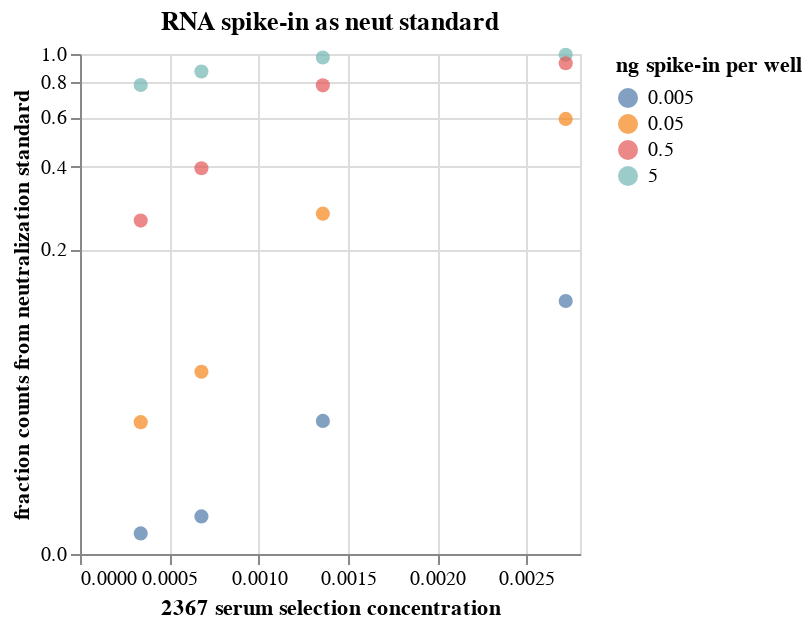

Notebook code cell kept with this figure:
### Code cell
neut_counts_spikein = neut_counts.loc[neut_counts['neut_std'] == 'spike-in']

frac_neut_standard_chart = (
    alt.Chart(neut_counts, title='RNA spike-in as neut standard')
    .encode(
        x=alt.X("selection_concentration", 
                title="2367 serum selection concentration"
               ),
        y=alt.Y(
            "frac_counts",
            title="fraction counts from neutralization standard",
            scale=alt.Scale(type="symlog", constant=0.02, domainMax=1),
        ),
        
        color=alt.Color('ng_spike-in:N', 
                        legend=alt.Legend(orient="right", title='ng spike-in per well'))
    )
    .mark_point(filled=True, size=50, opacity=0.7)
    .properties(width=250, height=250)
)

frac_neut_standard_chart

### Figure 1 — Vega-Lite specification as saved in the notebook (floating-point values rounded to 4 significant figures)
{"config": {"view": {"continuousWidth": 300, "continuousHeight": 300}}, "data": {"name": "data-d79b97694df4f7955e9eba45cc755bdb"}, "mark": {"type": "point", "filled": true, "opacity": 0.7, "size": 50}, "encoding": {"color": {"field": "ng_spike-in", "legend": {"orient": "right", "title": "ng spike-in per well"}, "type": "nominal"}, "x": {"field": "selection_concentration", "title": "2367 serum selection concentration", "type": "quantitative"}, "y": {"field": "frac_counts", "scale": {"constant": 0.02, "domainMax": 1, "type": "symlog"}, "title": "fraction counts from neutralization standard", "type": "quantitative"}}, "height": 250, "title": "RNA spike-in as neut standard", "width": 250, "$schema": "https://vega.github.io/schema/vega-lite/v5.6.1.json", "datasets": {"data-d79b97694df4f7955e9eba45cc755bdb": [{"frac_counts": 0.7792, "ng_spike-in": 5.0, "selection_concentration": 0.00034, "neut_std": "spike-in"}, {"frac_counts": 0.2552, "ng_spike-in": 0.5, "selection_concentration": 0.00034, "neut_std": "spike-in"}, {"frac_counts": 0.03641, "ng_spike-in": 0.05, "selection_concentration": 0.00034, "neut_std": "spike-in"}, {"frac_counts": 0.003517, "ng_spike-in": 0.005, "selection_concentration": 0.00034, "neut_std": "spike-in"}, {"frac_counts": 0.8692, "ng_spike-in": 5.0, "selection_concentration": 0.00068, "neut_std": "spike-in"}, {"frac_counts": 0.3952, "ng_spike-in": 0.5, "selection_concentration": 0.00068, "neut_std": "spike-in"}, {"frac_counts": 0.06386, "ng_spike-in": 0.05, "selection_concentration": 0.00068, "neut_std": "spike-in"}, {"frac_counts": 0.006874, "ng_spike-in": 0.005, "selection_concentration": 0.00068, "neut_std": "spike-in"}, {"frac_counts": 0.9721, "ng_spike-in": 5.0, "selection_concentration": 0.00136, "neut_std": "spike-in"}, {"frac_counts": 0.7773, "ng_spike-in": 0.5, "selection_concentration": 0.00136, "neut_std": "spike-in"}, {"frac_counts": 0.2706, "ng_spike-in": 0.05, "selection_concentration": 0.00136, "neut_std": "spike-in"}, {"frac_counts": 0.03695, "ng_spike-in": 0.005, "selection_concentration": 0.00136, "neut_std": "spike-in"}, {"frac_counts": 0.993, "ng_spike-in": 5.0, "selection_concentration": 0.00272, "neut_std": "spike-in"}, {"frac_counts": 0.9287, "ng_spike-in": 0.5, "selection_concentration": 0.00272, "neut_std": "spike-in"}, {"frac_counts": 0.5921, "ng_spike-in": 0.05, "selection_concentration": 0.00272, "neut_std": "spike-in"}, {"frac_counts": 0.1263, "ng_spike-in": 0.005, "selection_concentration": 0.00272, "neut_std": "spike-in"}]}}
